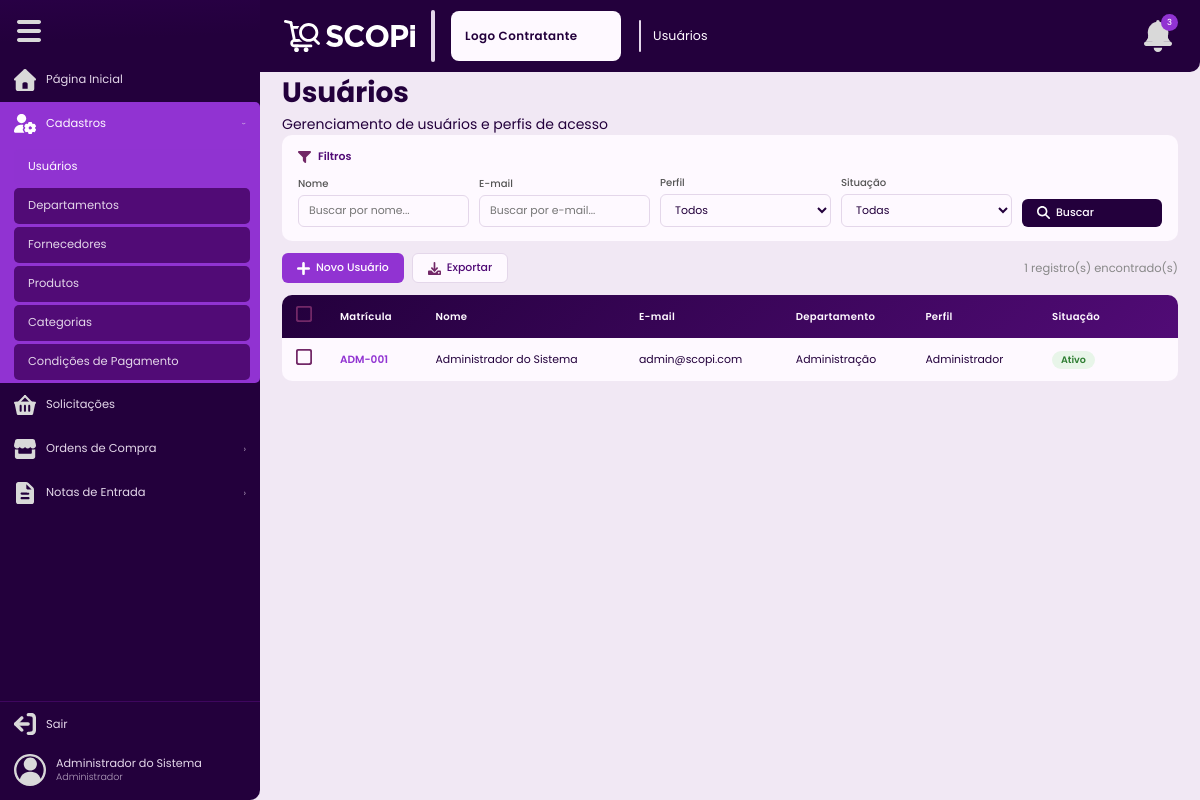
/usuarios (signed in), run on the app's committed database.
### tables this page shows
CREATE TABLE IF NOT EXISTS usuarios (
    id               INT UNSIGNED AUTO_INCREMENT PRIMARY KEY,
    nome             VARCHAR(150)  NOT NULL,
    email            VARCHAR(150)  NOT NULL UNIQUE,
    senha            VARCHAR(255)  NOT NULL,
    matricula        VARCHAR(30)   NULL,
    contato          VARCHAR(30)   NULL,
    departamento_id  INT UNSIGNED  NULL,
    perfil           ENUM('administrador','cadastrador','comprador','gerente','contabilidade','usuario') NOT NULL DEFAULT 'usuario',
    situacao         ENUM('ativo','inativo') NOT NULL DEFAULT 'ativo',
    tentativas_falhas TINYINT UNSIGNED NOT NULL DEFAULT 0,
    ultima_tentativa DATETIME     NULL,
    criado_em        DATETIME     NOT NULL DEFAULT CURRENT_TIMESTAMP,
    atualizado_em    DATETIME     NULL ON UPDATE CURRENT_TIMESTAMP,
    INDEX idx_email    (email),
    INDEX idx_situacao (situacao),
    INDEX idx_perfil   (perfil),
    CONSTRAINT fk_usuario_departamento FOREIGN KEY (departamento_id) REFERENCES departamentos(id) ON DELETE SET NULL
);

CREATE TABLE IF NOT EXISTS departamentos (
    id           INT UNSIGNED AUTO_INCREMENT PRIMARY KEY,
    nome         VARCHAR(120)  NOT NULL,
    codigo       VARCHAR(20)   NOT NULL UNIQUE,
    gerente_id   INT UNSIGNED  NULL,
    situacao     ENUM('ativo','inativo') NOT NULL DEFAULT 'ativo',
    criado_em    DATETIME      NOT NULL DEFAULT CURRENT_TIMESTAMP,
    atualizado_em DATETIME     NULL ON UPDATE CURRENT_TIMESTAMP,
    INDEX idx_situacao (situacao)
);

### Controllers/BaseController.php (called while the page is built, shortened)
<?php
class BaseController{
    protected function renderizar(string $view, array $variaveis = []): void {
        extract($variaveis);
        $usuario = Auxiliares::usuarioLogado();
        require_once __DIR__ . '/../Views/templates/header.php';
        require_once __DIR__ . '/../Views/' . $view . '.php';
        require_once __DIR__ . '/../Views/templates/footer.php';
    }
}

### Controllers/UsuarioControlador.php (called while the page is built, shortened)
<?php
class UsuarioControlador extends BaseController {
    private UsuarioModelo $modelo;
    public function __construct() {
        $this->modelo = new UsuarioModelo();
    }
    public function listar(): void {
        $usuario = Auxiliares::usuarioLogado();
        $filtros = $_GET;
        $departamentoId = ($usuario['perfil'] ?? '') === 'gerente' ? (int) $usuario['departamento_id'] : null;
        $usuarios = $this->modelo->listarComFiltros($filtros, $departamentoId);
        $this->renderizar('cadastros/usuarios', compact('usuarios', 'departamentos', 'filtros'));
    }
}

### index.php (called while the page is built, shortened)
<?php
require_once __DIR__ . '/Autoloader.php';
$routes = require __DIR__ . '/Config/Routes.php';
$uri = parse_url($_SERVER['REQUEST_URI'] ?? '/', PHP_URL_PATH) ?: '/';
$uri = '/' . trim($uri, '/');
$uri = $uri === '//' ? '/' : $uri;
function matchRoute(string $uri, array $routes): array
{
    foreach ($routes as $route => $handler) {
        $pattern = preg_replace('/\{[^\/]+\}/', '([^\/]+)', $route);
        $pattern = '#^' . rtrim($pattern, '/') . '$#';
        if (preg_match($pattern, rtrim($uri, '/') ?: '/', $matches)) {
            array_shift($matches);
            return [$handler, $matches];
        }
    }
    return [null, []];
}
[$handler, $params] = matchRoute($uri, $routes);
[$controllerName, $method] = $handler;
$controller = new $className();
call_user_func_array([$controller, $method], $params);

### Config/Auxiliares.php (called while the page is built, shortened)
<?php
class Auxiliares {
    public static function usuarioLogado(): array {
        return [
            'id'              => $_SESSION['usuario_id']              ?? null,
            'nome'            => $_SESSION['usuario_nome']            ?? '',
            'email'           => $_SESSION['usuario_email']           ?? '',
            'perfil'          => $_SESSION['usuario_perfil']          ?? '',
            'departamento_id' => $_SESSION['usuario_departamento_id'] ?? null,
        ];
    }
    public static function escapar(?string $valor): string {
        return htmlspecialchars($valor ?? '', ENT_QUOTES, 'UTF-8');
    }
}

### Models/ModeloBase.php (called while the page is built, shortened)
<?php
abstract class ModeloBase {
    public function __construct() {
        $this->bd = BancoDados::obterInstancia()->obterConexao();
    }
}

### Autoloader.php (called while the page is built, shortened)
<?php
class Autoloader
{
    public static function register()
    {
        spl_autoload_register(function ($class) {
            $file = str_replace('\\', DIRECTORY_SEPARATOR, $class).'.php';
            if (file_exists($file)) {
                return true;
            }
            return false;
        });
    }
}

### Config/BancoDados.php (called while the page is built, shortened)
<?php
class BancoDados {
    private static ?self $instancia = null;
    private \PDO $conexao;
    private function __construct() {
        $hospedeiro = getenv('DB_HOST') ?: 'mysql';
        $nomeBanco  = getenv('NAME') ?: 'scopi';
        $usuario    = getenv('USER') ?: 'root';
        $senha      = getenv('PASS') !== false ? getenv('PASS') : 'root';
        $port       = getenv('DB_PORT') ?: '3306';
        $dsn = "mysql:host={$hospedeiro};dbname={$nomeBanco};port={$port};charset=utf8mb4";
        $this->conexao = new \PDO($dsn, $usuario, $senha, [
            \PDO::ATTR_ERRMODE            => \PDO::ERRMODE_EXCEPTION,
            \PDO::ATTR_DEFAULT_FETCH_MODE => \PDO::FETCH_ASSOC,
            \PDO::ATTR_EMULATE_PREPARES   => false,
        ]);
    }
    public static function obterInstancia(): self {
        if (self::$instancia === null) self::$instancia = new self();
        return self::$instancia;
    }
    public function obterConexao(): \PDO {
        return $this->conexao;
    }
}

### Models/UsuarioModelo.php (called while the page is built, shortened)
<?php
class UsuarioModelo extends ModeloBase {
    public function listarComFiltros(array $filtros = [], ?int $departamentoId = null): array {
        $sql = "SELECT u.*, d.nome AS nome_departamento FROM usuarios u
                LEFT JOIN departamentos d ON d.id = u.departamento_id WHERE 1=1";
        $p = [];
        $sql .= ' ORDER BY u.nome ASC';
        $q = $this->bd->prepare($sql);
        $q->execute($p);
        return $q->fetchAll();
    }
}

### Views/cadastros/usuarios.php (the view, shortened to what this page needs)
<div class="pagina-cabecalho">
  <h1 class="pagina-titulo">Usuários</h1>
  <p class="pagina-subtitulo">Gerenciamento de usuários e perfis de acesso</p>
</div>
<div class="painel-filtros">
  <div class="filtros-cabecalho">
    <img src="<?= BASE_URL ?>/public/assets/icons/iconeFiltro.svg" alt="">
    <span>Filtros</span>
  </div>
  <form method="GET" action="<?= BASE_URL ?>/usuarios">
    <div class="filtros-campos">
      <div class="campo-filtro"><label>Nome</label><input type="text" name="nome" value="<?= Auxiliares::escapar($filtros['nome'] ?? '') ?>" placeholder="Buscar por nome..."></div>
      <div class="campo-filtro"><label>E-mail</label><input type="text" name="email" value="<?= Auxiliares::escapar($filtros['email'] ?? '') ?>" placeholder="Buscar por e-mail..."></div>
      <div class="campo-filtro"><label>Perfil</label><select name="perfil"><option value="">Todos</option></select></div>
      <div class="campo-filtro"><label>Situação</label><select name="situacao"><option value="">Todas</option></select></div>
      <div class="campo-filtro" style="flex:0; align-self:flex-end;"><button type="submit" class="btn btn-filtrar"><img src="<?= BASE_URL ?>/public/assets/icons/iconeBusca.svg" alt=""> Buscar</button></div>
    </div>
  </form>
</div>
<div class="barra-acoes">
  <div class="grupo-botoes">
    <button class="btn btn-primario" onclick="Scopi.abrirCadastro('modalUsuario', 'formUsuario')"><img src="<?= BASE_URL ?>/public/assets/icons/iconeInserir.svg" alt=""> Novo Usuário</button>
    <button class="btn btn-secundario" onclick="exportarTabela()"><img src="<?= BASE_URL ?>/public/assets/icons/iconeDownload.svg" alt=""> Exportar</button>
  </div>
  <span style="font-size:.82rem; color:#888;"><?= count($usuarios ?? []) ?> registro(s) encontrado(s)</span>
</div>
<div class="tabela-container">
  <table class="tabela" id="tabelaUsuarios">
    <thead>
      <tr>
        <th><label class="checkbox-custom">
          <img src="<?= BASE_URL ?>/public/assets/icons/iconeCheckboxVazia.svg" class="check-icone" alt="">
        </label></th>
        <th>Matrícula</th>
        <th>Nome</th>
        <th>E-mail</th>
        <th>Departamento</th>
        <th>Perfil</th>
        <th>Situação</th>
        <th class="coluna-acoes"></th>
      </tr>
    </thead>
    <tbody>
      <?php if (empty($usuarios)): ?>
        <tr><td colspan="8" style="text-align:center; padding:32px; color:#888;">Nenhum usuário encontrado.</td></tr>
      <?php else: ?>
        <?php foreach ($usuarios as $u): ?>
          <tr>
            <td><label class="checkbox-custom">
              <img src="<?= BASE_URL ?>/public/assets/icons/iconeCheckboxVazia.svg" class="check-icone" alt="">
            </label></td>
            <td>
              <span class="cod-clicavel"
                    onclick="Scopi.abrirRegistro('modalUsuario','formUsuario','/usuarios/dados',<?= $u['id'] ?>,'visualizar')"
                    title="Clique para visualizar">
                <?= Auxiliares::escapar($u['matricula']) ?>
              </span>
            </td>
            <td><?= Auxiliares::escapar($u['nome']) ?></td>
            <td><?= Auxiliares::escapar($u['email']) ?></td>
            <td><?= Auxiliares::escapar($u['nome_departamento'] ?? '—') ?></td>
            <td><?= ucfirst(Auxiliares::escapar($u['perfil'])) ?></td>
            <td>
              <span class="badge badge-<?= $u['situacao'] ?>">
                <?= ucfirst($u['situacao']) ?>
              </span>
            </td>
            <td class="coluna-acoes">
            </td>
          </tr>
        <?php endforeach; ?>
      <?php endif; ?>
    </tbody>
  </table>
</div>

### Views/templates/header.php (shortened to what this page needs)
<?php
$paginaAtual = trim(parse_url($_SERVER['REQUEST_URI'] ?? '/', PHP_URL_PATH) ?: '/', '/');
$paginaAtual = $paginaAtual === 'home' ? 'inicio' : $paginaAtual;
$usuario     = $usuario ?? Auxiliares::usuarioLogado();
if (!function_exists('pAti')) {
function pAti(string $rota, string $atual): bool {
    return $rota === $atual || str_starts_with($atual, $rota . '/');
}
}
if (!function_exists('subAberto')) {
function subAberto(array $rotas, string $atual): bool {
    foreach ($rotas as $r) { if (pAti($r, $atual)) return true; }
    return false;
}
}
?>
<!DOCTYPE html>
<html lang="pt-BR">
<head>
  <link rel="stylesheet" href="<?= BASE_URL ?>/public/assets/css/estilo.css">
</head>
<body>
<div class="layout">
<aside class="sidebar" id="sidebar">
  <div class="btn-menu-wrap">
    <button class="btn-menu" id="btnMenu" title="Retrair / expandir">
      <img src="<?= BASE_URL ?>/public/assets/icons/iconeMenu.svg" alt="Menu">
    </button>
  </div>
  <nav class="sidebar-nav">
    <div class="nav-item <?= pAti('inicio',$paginaAtual)?'ativo':'' ?>" data-tooltip="Página Inicial">
      <a href="<?= BASE_URL ?>/inicio" class="nav-link <?= pAti('inicio',$paginaAtual)?'ativo':'' ?>">
        <img src="<?= BASE_URL ?>/public/assets/icons/iconeHome.svg" alt="" class="icone-nav">
        <span class="texto-nav">Página Inicial</span>
      </a>
    </div>
    <?php if (in_array($usuario['perfil'] ?? '', ['administrador', 'cadastrador'])): ?>
    <?php $cAb = subAberto(['usuarios','departamentos','fornecedores','produtos','categorias','condicoes-pagamento'],$paginaAtual); ?>
    <div class="nav-item <?= $cAb?'ativo aberto':'' ?>" data-tooltip="Cadastros">
      <button class="nav-link <?= $cAb?'ativo':'' ?>" onclick="toggleSubmenu(this)">
        <img src="<?= BASE_URL ?>/public/assets/icons/iconeCadastro.svg" alt="" class="icone-nav">
        <span class="texto-nav">Cadastros</span>
        <span class="seta-submenu">›</span>
      </button>
      <ul class="submenu">
        <li><a href="<?= BASE_URL ?>/usuarios"      class="nav-link <?= pAti('usuarios',$paginaAtual)?'ativo':'' ?>">
          <span class="texto-nav">Usuários</span></a></li>
        <li><a href="<?= BASE_URL ?>/departamentos" class="nav-link <?= pAti('departamentos',$paginaAtual)?'ativo':'' ?>">
          <span class="texto-nav">Departamentos</span></a></li>
        <li><a href="<?= BASE_URL ?>/fornecedores"  class="nav-link <?= pAti('fornecedores',$paginaAtual)?'ativo':'' ?>">
          <span class="texto-nav">Fornecedores</span></a></li>
        <li><a href="<?= BASE_URL ?>/produtos"      class="nav-link <?= pAti('produtos',$paginaAtual)?'ativo':'' ?>">
          <span class="texto-nav">Produtos</span></a></li>
        <li><a href="<?= BASE_URL ?>/categorias"    class="nav-link <?= pAti('categorias',$paginaAtual)?'ativo':'' ?>">
          <span class="texto-nav">Categorias</span></a></li>
        <li><a href="<?= BASE_URL ?>/condicoes-pagamento" class="nav-link <?= pAti('condicoes-pagamento',$paginaAtual)?'ativo':'' ?>">
          <span class="texto-nav">Condições de Pagamento</span></a></li>
      </ul>
    </div>
    <?php endif; ?>
    <div class="nav-item <?= pAti('solicitacoes',$paginaAtual)?'ativo':'' ?>" data-tooltip="Solicitações">
      <a href="<?= BASE_URL ?>/solicitacoes" class="nav-link <?= pAti('solicitacoes',$paginaAtual)?'ativo':'' ?>">
        <img src="<?= BASE_URL ?>/public/assets/icons/iconeSolicitacao.svg" alt="" class="icone-nav">
        <span class="texto-nav">Solicitações</span>
      </a>
    </div>
    <?php if (in_array($usuario['perfil'] ?? '', ['comprador', 'administrador', 'gerente'])): ?>
    <?php $oAb = subAberto(['ordens','cotacoes'],$paginaAtual); ?>
    <div class="nav-item <?= $oAb?'ativo aberto':'' ?>" data-tooltip="Ordens de Compra">
      <button class="nav-link <?= $oAb?'ativo':'' ?>" onclick="toggleSubmenu(this)">
        <img src="<?= BASE_URL ?>/public/assets/icons/iconeOC.svg" alt="" class="icone-nav">
        <span class="texto-nav">Ordens de Compra</span>
        <span class="seta-submenu">›</span>
      </button>
    </div>
    <?php endif; ?>
    <?php if (in_array($usuario['perfil'] ?? '', ['contabilidade', 'comprador', 'administrador'])): ?>
    <?php $nAb = subAberto(['notas'],$paginaAtual); ?>
    <div class="nav-item <?= $nAb?'ativo aberto':'' ?>" data-tooltip="Notas de Entrada">
      <button class="nav-link <?= $nAb?'ativo':'' ?>" onclick="toggleSubmenu(this)">
        <img src="<?= BASE_URL ?>/public/assets/icons/iconeNF.svg" alt="" class="icone-nav">
        <span class="texto-nav">Notas de Entrada</span>
        <span class="seta-submenu">›</span>
      </button>
    </div>
    <?php endif; ?>
  </nav>
  <div class="sidebar-linha"></div>
  <div class="sidebar-rodape">
    <a href="<?= BASE_URL ?>/login/sair" class="sidebar-sair" title="Sair">
      <img src="<?= BASE_URL ?>/public/assets/icons/iconeSair.svg" alt="Sair">
      <span class="texto-nav">Sair</span>
    </a>
    <div class="sidebar-usuario">
      <img src="<?= BASE_URL ?>/public/assets/icons/iconeUser.svg" alt="" class="avatar">
      <div class="info-usr">
        <div class="nome-usr"><?= Auxiliares::escapar($usuario['nome']) ?></div>
        <div class="perfil-usr"><?= ucfirst(Auxiliares::escapar($usuario['perfil'])) ?></div>
      </div>
    </div>
  </div>
</aside>
<div class="conteudo">
  <header class="topbar">
    <div class="topbar-logo">
      <img src="<?= BASE_URL ?>/public/assets/icons/iconeSCOPi.svg" alt="SCOPi" class="icone-logo">
      <img src="<?= BASE_URL ?>/public/assets/icons/iconeLogotipo.svg" alt="SCOPi" class="logotipo">
    </div>
    <div class="topbar-sep"></div>
    <div class="topbar-empresa">
      <span>Logo Contratante</span>
    </div>
    <div class="topbar-titulo-area">
      <div class="topbar-titulo-linha"></div>
      <span class="topbar-titulo" id="topbarTitulo">SCOPi</span>
    </div>
    <div class="topbar-direita">
      <button class="btn-notificacao" id="btnNotificacao" title="Notificações" onclick="Scopi.abrirNotificacoes()">
        <img src="<?= BASE_URL ?>/public/assets/icons/iconeNotificacao.svg" alt="Notificações">
        <span class="badge-notif" id="badgeNotif">3</span>
      </button>
    </div>
  </header>
  <main class="pagina">

### data on the page
usuarios: nome "Administrador do Sistema", perfil "Administrador", matricula "ADM-001", email "admin@scopi.com", departamento.nome "Administração", situacao "Ativo"

### other printed values
count($usuarios ?? []) "1"
